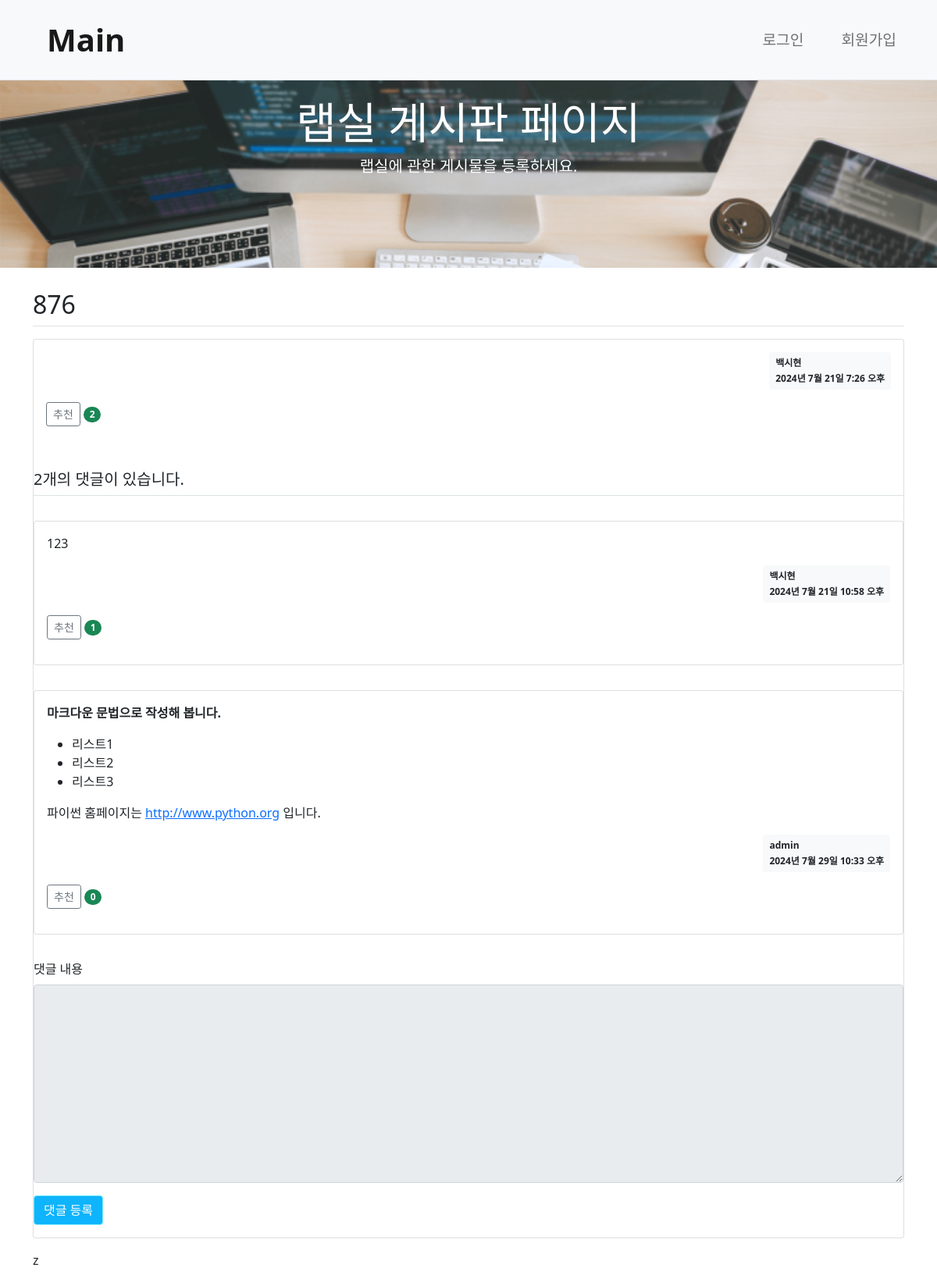
/pybo/13/, run on the app's committed database.
### pybo/models.py (models this page shows, shortened)
class Board(models.Model):
    author = models.ForeignKey(User, on_delete=models.CASCADE, related_name='author_board')
    subject = models.CharField(max_length=200)
    content = models.TextField()
    create_date = models.DateTimeField()
    modify_date = models.DateTimeField(null=True, blank=True)
    voter = models.ManyToManyField(User, related_name='voter_board')  # 추천인 추가

class Answer(models.Model):
    author = models.ForeignKey(User, on_delete=models.CASCADE, related_name='author_answer')
    board = models.ForeignKey(Board, on_delete=models.CASCADE)
    content = models.TextField()
    create_date = models.DateTimeField()
    modify_date = models.DateTimeField(null=True, blank=True)
    voter = models.ManyToManyField(User, related_name='voter_answer')

### pybo/views/base_views.py (the view)
# urls.py: path('<int:board_id>/', base_views.detail, name='detail'),
def detail(request, board_id):
    board = get_object_or_404(Board, pk=board_id)
    context = {'board': board}
    return render(request, 'pybo/board_detail.html', context)

### pybo/templatetags/pybo_filter.py (called while the page is built)
@register.filter
def mark(value):
    extensions = ["nl2br", "fenced_code"]
    return mark_safe(markdown.markdown(value, extensions=extensions))

### templates/pybo/board_detail.html (shortened to what this page needs)
{% extends 'base.html' %}
{% load pybo_filter %}
{% block content %}
<div class="container my-3">
    <h2 class="border-bottom py-2">{{ board.subject }}</h2>
    <div class="card my-3">
        <div class="card-body">
            <div class="d-flex justify-content-end">
                <div class="badge bg-light text-dark p-2 text-start">
                    <div class="mb-2">{{ board.author.username }}</div>
                    <div>{{ board.create_date }}</div>
                </div>
            </div>
            <div class="my-3">
                <a href="javascript:void(0)" data-uri="{% url 'pybo:board_voter' board.id  %}"
                   class="recommend btn btn-sm btn-outline-secondary"> 추천
                </a>
                <span class="badge rounded-pill bg-success">{{board.voter.count}}</span>
            </div>
        </div>
        <h5 class="border-bottom my-3 py-2">{{board.answer_set.count}}개의 댓글이 있습니다.</h5>
        {% for answer in board.answer_set.all %}
        <div class="card my-3">
            <div class="card-body">
                <div class="card-text">{{ answer.content|mark }}</div>
                <div class="d-flex justify-content-end">
                    <div class="badge bg-light text-dark p-2 text-start">
                        <div class="mb-2">{{ answer.author.username }}</div>
                        <div>{{ answer.create_date }}</div>
                    </div>
                </div>
                <div class="my-3">
                    <a href="javascript:void(0)" data-uri="{% url 'pybo:answer_voter' answer.id  %}"
                       class="recommend btn btn-sm btn-outline-secondary"> 추천
                    </a>
                    <span class="badge rounded-pill bg-success">{{answer.voter.count}}</span>
                </div>
            </div>
        </div>
        {% endfor %}
        <form action="{% url 'pybo:answer_create' board.id %}" method="post" class="my-3">
            <div class="mb-3">
                <label for="content" class="form-label">댓글 내용</label>
                <textarea {% if not user.is_authenticated %}disabled{% endif %}
                          name="content" id="content" class="form-control" rows="10"></textarea>
            </div>
            <input type="submit" value="댓글 등록" class="btn btn-primary">
        </form>
    </div>
    {% endblock %}

### data on the page
Board: subject "876", author.username "백시현", create_date "2024년 7월 21일 7:26 오후", voter.count "2", answer_set.count "2"
Answer: content|mark "123", author.username "백시현", create_date "2024년 7월 21일 10:58 오후", voter.count "1"
Answer: content|mark "마크다운 문법으로 작성해 봅니다. 리스트1 리스트2 리스트3 파이썬 홈페이지는 http://www.python.org 입니다.", author.username "admin", create_date "2024년 7월 29일 10:33 오후", voter.count "0"
